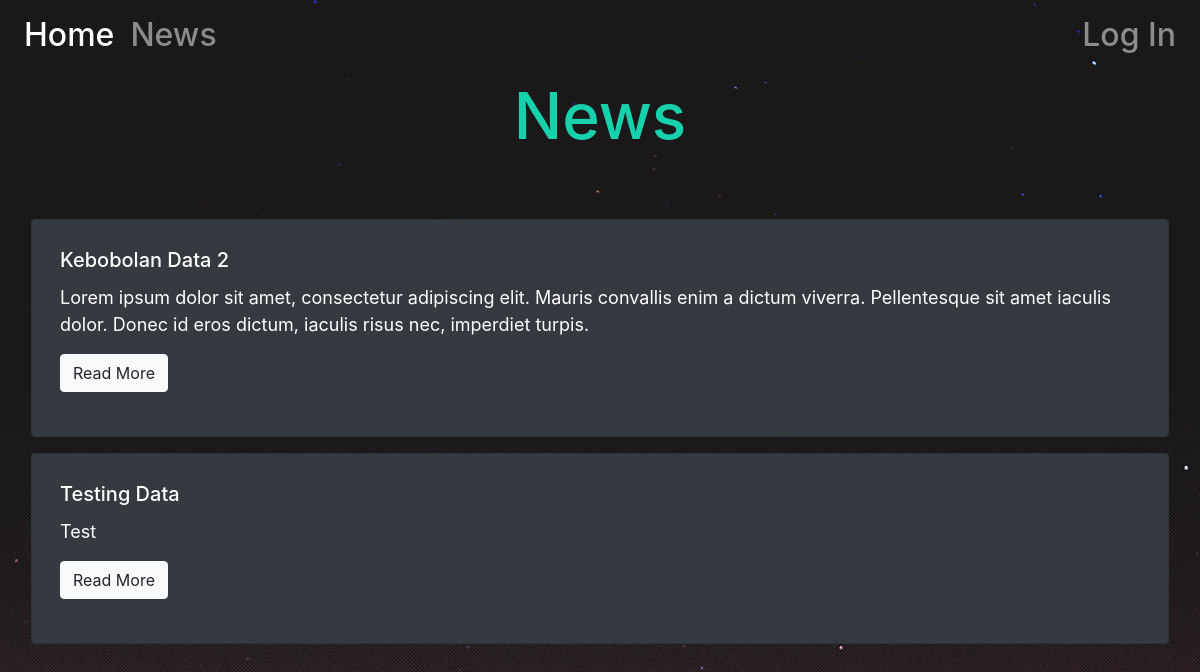
Screenshot of /app/news/index.php with the database file from the repository.
### tables this page shows
CREATE TABLE `news` (
  `id` int NOT NULL AUTO_INCREMENT,
  `judul` varchar(255) NOT NULL,
  `deskripsi` varchar(500) NOT NULL,
  PRIMARY KEY (`id`)
);

### app/news/index.php (the view, shortened to what this page needs)
<!DOCTYPE html>
<html>
<?php
    include('../config.php');
	$sql = "SELECT * FROM news";
	$result = mysqli_query($conn, $sql);
?>
<head>
    <link rel="stylesheet" href="https://maxcdn.bootstrapcdn.com/bootstrap/4.5.2/css/bootstrap.min.css">
    <link rel="stylesheet" href="https://cdnjs.cloudflare.com/ajax/libs/font-awesome/4.7.0/css/font-awesome.min.css">
</head>
<body>
    <header>
        <nav class="navbar navbar-expand-md navbar-dark">
        <div class="navbar-collapse collapse w-100 order-1 order-md-0 dual-collapse2">
            <ul class="navbar-nav mr-auto">
                <li class="nav-item active">
                    <a class="nav-link" href="../"><h2>Home</h2></a>
                </li>
                <li class="nav-item">
                    <a class="nav-link" href=""><h2>News</h2></a>
                </li>
            </ul>
        </div>
        <div class="navbar-collapse collapse w-100 order-3 dual-collapse2">
            <ul class="navbar-nav ml-auto">
                <li class="nav-item">
                    <a class="nav-link" href="../users"><h2>Log In</h2></a>
                </li>
            </ul>
        </div>
        </nav>
    </header>
    <div class="container-fluid">
        <h1 class="text-center mb-5">News</h1>
        <div class="row">
            <div class="col">
                <?php
                    while($row = mysqli_fetch_array($result)) {
                        echo "<div class='card bg-dark text-white m-3'>";
                        echo "<div class='card-body m-2'>";
                        echo "<h5 class='card-title'>".htmlspecialchars($row['judul'], ENT_QUOTES)."</h5>";
                        echo "<p class='card-text'>".htmlspecialchars($row['deskripsi'], ENT_QUOTES)."</a>";
                        echo "<p><a href='read.php?id=$row[id]' class='btn btn-light'>Read More</a></p>";
                        echo "</div>";
                        echo "</div>";
                    }
                ?>
            </div>
        </div>
    </div>
</body>
</html>

### app/news/index.php (style rules this page uses)
body { height: 50%; background: url(../images/Background.jpg) fixed no-repeat center top; }
h1, .nickname { color: #17D1AC; }
p { font-size: large; }
h1 { font-size: 4em; }

### rows the page displays
news: judul "Kebobolan Data 2", deskripsi "Lorem ipsum dolor sit amet, consectetur adipiscing elit. Mauris convallis enim a dictum viverra. Pellentesque sit amet iaculis dolor. Donec id eros dictum, iaculis risus nec, imperdiet turpis."
news: judul "Testing Data", deskripsi "Test"
